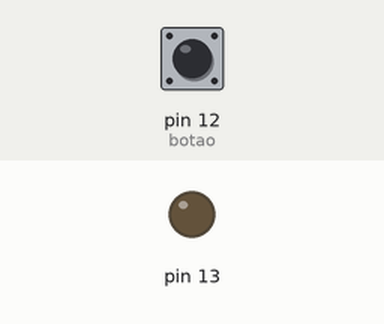
This sketch was run on a simulated Arduino Uno, built with avr-gcc and run on an emulated ATmega328P. On the bench: output pins drawn as LEDs (lit = HIGH). The inputs (shaded band) are chosen by the test bench; at power-on: pin 12 (botao) HIGH.

Above: at 1.2 s.
1.3 s: pin 12 (botao) pulled LOW for 0.15 s
At 1.6 s:
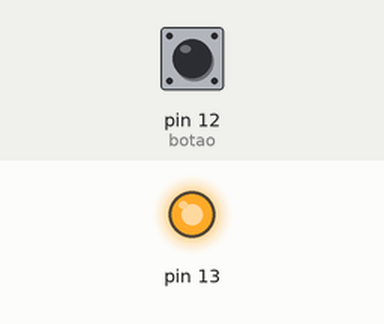
2.9 s: pin 12 (botao) pulled LOW for 1 s
At 4.0 s:
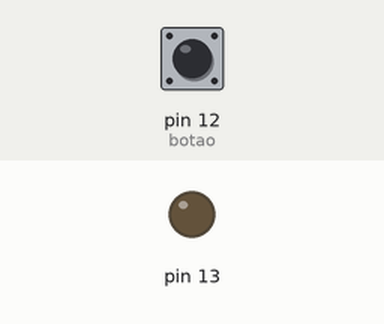
5.4 s: pin 12 (botao) pulled LOW for 3.2 s
At 5.9 s:
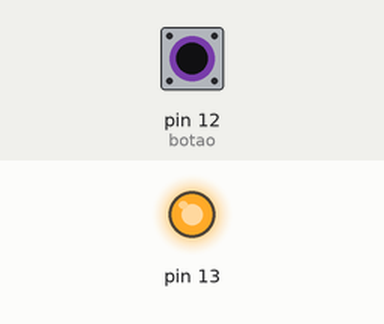
Timing chart, 0 to 8.4 s (numbered marks = the images above; inputs shaded):
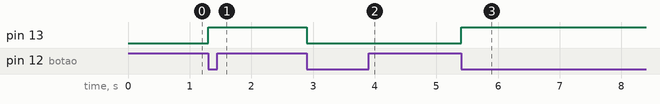

Measured:
- after the input at 1.3 s, pin 13: LOW → HIGH at once
- after the input at 2.9 s, pin 13: HIGH → LOW at once
- after the input at 5.4 s, pin 13: LOW → HIGH at once

The sketch:

atividade_6.ino
```cpp
const int botao = 12;
int botaostatus = 1;
int Estado = HIGH;
bool estado = false;

void setup() {
  pinMode(13, OUTPUT);
  pinMode(botao, INPUT_PULLUP);
}

void loop() {
  botaostatus = digitalRead(botao);

  if (botaostatus == LOW && Estado == HIGH) {
    estado = !estado;
    digitalWrite(13, estado);
    delay(200);
  }

  Estado = botaostatus;
}
```
